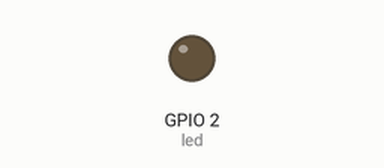
This program was run on a simulated ESP32 board running MicroPython. Parts: output pins drawn as LEDs (lit = HIGH). Library files of the repository ran but are not shown: 1 file(s).

Above: at 0.05 s.
Timing chart, 0 to 4.6 s (numbered marks = the images above):
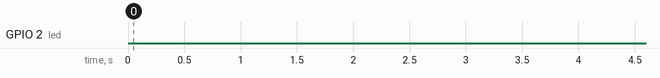

Measured:
- by itself, GPIO 2 (led): LOW → HIGH at 6.0 s, → LOW 1.0 s later, → HIGH 1.0 s later, → LOW 1.0 s later, … (124 changes in this stretch)

The program:

main.py
```python
# main.py -- put your code here!
import time
time.sleep(5) # This is a save timer.. gives time to upload files esxc


from machine import Timer, Pin

led = Pin(2, Pin.OUT)

def swthLed(timer: Timer):

    if led.value():
        return led.off()

    led.on()

try:
    tim = Timer(0)
    tim.init(period=1000, mode=Timer.PERIODIC, callback=swthLed)

except KeyboardInterrupt:
    tim.deinit()
    print("Bye")
```
